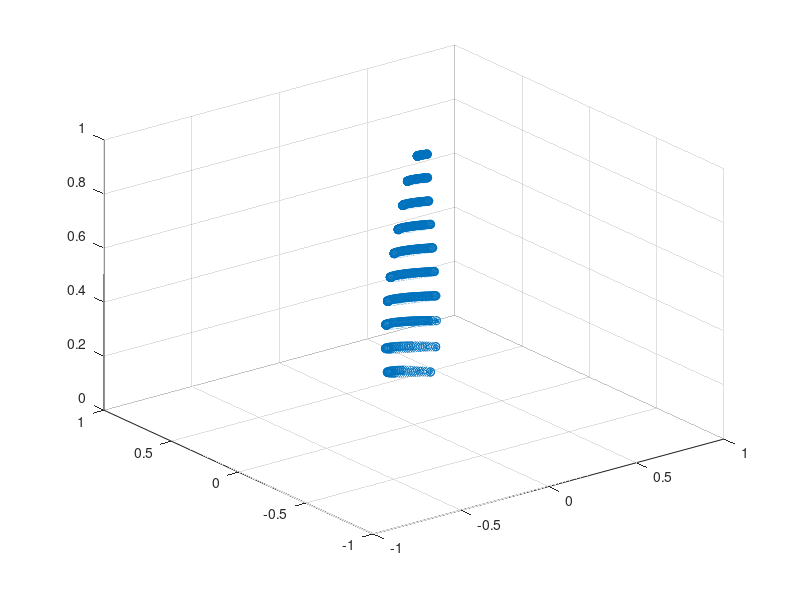

The MATLAB source for this figure:
clc
clear all
close all
%Propeller profile for Graupner CAM Slim 9x6


%bladeOffset=.02; add/subtract to the horizontal or sweep translate portion (line 461)
N = 11;
r = linspace(.1,.99,N);
%Drop down to about line 430 for the propeller generation

%Propeller Parameters
sweepdist=[
0.001480385,	0.095446349;
0.022205774,	0.093053236;
0.040710585,0.090656541;
0.062176166,	0.089073469;
0.084381939,	0.087491591;
0.107327905,	0.085910907;
0.131014064,	0.085140264;
0.149518875,	0.08517011;
0.171724648,	0.085205926;
0.195410807,	0.086052977;
0.218356773,	0.087707682;
0.238341969,	0.090166457;
0.262028127,	0.092631203;
0.29015544,	0.095103111;
0.315321984,	0.095143703;
0.344929682,	0.096000305;
0.367875648,	0.096037315;
0.390821614,	0.095265478;
0.413027387,	0.094492446;
0.442635085,	0.093731354;
0.468541821,	0.092155445;
0.488527017,	0.090569986;
0.510732791,	0.088988108;
0.530717987,	0.086593801;
0.553663953,	0.084204269;
0.576609919,	0.081005891;
0.5980755,	0.078613972;
0.621021466,	0.075415593;
0.646928201,	0.071413143;
0.665433013,	0.069016448;
0.684678016,	0.0658121;
0.701702443,	0.061795324;
0.726128794,	0.058599333;
0.745373797,	0.054586138;
0.768319763,	0.049770065;
0.786824574,	0.046564523;
0.809030348,	0.042556104;
0.829755737,	0.038545297;
0.855662472,	0.032925152;
0.877868246,	0.028916732;
0.903034789,	0.024104241;
0.923760178,	0.020093434;
0.945965951,	0.016085015;
0.962990378,	0.008832849;
0.977054034,	-0.003277174;
0.986676536,	-0.014585513;
0.993338268,	-0.02832517;
0.99703923,	-0.044496143;
0.999259808,	-0.062287198;
1,	-0.075227558;
	]; 
    

heightdist=[ 
0.100061686,	0.063533274;
0.115428599,	0.068364815;
0.132261738,	0.073197533;
0.150561105,	0.078031427;
0.168127358,	0.082864732;
0.185703101,	0.08609164;
0.203283589,	0.088515349;
0.22454388,	0.088532401;
0.244337944,	0.088548276;
0.266331348,	0.088565916;
0.295655887,	0.088589436;
0.344055612,	0.086218647;
0.36679162,	0.084630476;
0.393197941,	0.082242047;
0.41520558,	0.07985009;
0.443815986,	0.076660226;
0.475358846,	0.073472714;
0.320586491,	0.087806229;
0.498832713,	0.071081933;
0.524510665,	0.067889717;
0.553125816,	0.063896654;
0.620629196,	0.054312361;
0.586139647,	0.059907118;
0.649244347,	0.050319298;
0.678587867,	0.047130022;
0.707203018,	0.043136959;
0.731419488,	0.039140368;
0.756369072,	0.035144365;
0.783517996,	0.031150126;
0.804054663,	0.029560192;
0.830470474,	0.025565365;
0.85909037,	0.020769102;
0.882564236,	0.018378321;
0.913378728,	0.014387022;
0.93392014,	0.011993889;
0.956665639,	0.008799321;
0.975745569,	0.005601813;
1,	-0.00482037;
];

thickdist = [
0,	.5;
0.05790388,	0.471107544;
0.115807759,	0.255744996;
0.173711639,	0.184816428;
0.231615518,	0.153640257;
0.289519398,	0.134343434;
0.347423277,	0.12172192;
0.405327157,	0.114454859;
0.463231036,	0.114329268;
0.521134916,	0.111640212;
0.579038796,	0.112186788;
0.636942675,	0.110633067;
0.694846555,	0.110354223;
0.752750434,	0.111281658;
0.810654314,	0.108251996;
0.868558193,	0.107515658;
0.926462073,	0.1075;
1,	0.1075;
	]; 
    
 
chorddist = [
0,	.15;
0.05790388,	0.144296468;
0.115807759,	0.156224667;
0.173711639,	0.186103069;
0.231615518,	0.216328894;
0.289519398,	0.229299363;
0.347423277,	0.234047481;
0.405327157,	0.234742328;
0.463231036,	0.22790967;
0.521134916,	0.218876665;
0.579038796,	0.203358425;
0.636942675,	0.188419224;
0.694846555,	0.17000579;
0.752750434,	0.15089751;
0.810654314,	0.130515345;
0.868558193,	0.110943833;
0.92,	0.096204;
0.93,	0.093041;
0.94,	0.089878;
0.95,	0.086015;
0.96,	0.081552;
0.97,	0.074389;
0.98,	0.065226;
0.99,	0.051063;
.9999,	0.0209;
1.01,	0.0;
	]; 

pitchdist = [
0.15,	34.8;
0.2	,36.5;
0.25	,34.26;
0.3	,29.64;
0.35	,25.62;
0.4	,22.53;
0.45	,20.25;
0.5	,18.37;
0.55	,16.83;
0.6	,15.51;
0.65	,14.38;
0.7	,13.45;
0.75	,12.56;
0.8	,12.09;
0.85	,11.25;
0.9	,10.46;
0.95	,9.68;
1	,8.9
];




airfoilE216=[
1,	0;
0.99692,	0.013557692;
0.98842	,0.053076923;
0.97564,	0.11125;
0.95877	,0.176923077;
0.93743	,0.245384615;
0.91162	,0.317307692;
0.8817	,0.392211538;
0.84805	,0.468076923;
0.81104	,0.543365385;
0.77107	,0.616057692;
0.72855	,0.684615385;
0.6839	,0.747403846;
0.63757	,0.803173077;
0.59004	,0.850673077;
0.54177	,0.88875;
0.49323	,0.916538462;
0.4449	,0.933076923;
0.39722	,0.937884615;
0.35064	,0.930576923;
0.3056	,0.911057692;
0.26249	,0.879230769;
0.22169	,0.835576923;
0.18354	,0.780673077;
0.14836	,0.715288462;
0.11644	,0.640865385;
0.08803	,0.558557692;
0.06333	,0.470288462;
0.04254	,0.377884615;
0.02576	,0.28375;
0.01311	,0.190480769;
0.00461	,0.101730769;
0.00031	,0.022884615;
0.00108	,-0.037019231;
0.00769	,-0.083269231;
0.01979	,-0.124134615;
0.03703	,-0.156730769;
0.05924	,-0.179711538;
0.08628	,-0.192211538;
0.11795	,-0.194230769;
0.15401	,-0.185769231;
0.1942	,-0.1675;
0.23817	,-0.140384615;
0.28554	,-0.105576923;
0.33588	,-0.064903846;
0.38868	,-0.020192308;
0.44341	,0.026538462;
0.49945	,0.072788462;
0.55614	,0.116442308;
0.61279	,0.154903846;
0.66862	,0.18625;
0.72287	,0.208365385;
0.77471	,0.219615385;
0.82331	,0.218942308;
0.86782	,0.205480769;
0.90737	,0.179134615;
0.94105	,0.14;
0.96763	,0.090865385;
0.98608	,0.043173077;
0.99661	,0.010865385;
1,0
];

airfoilE212=[
1,	0;
0.99676,	0.008720379;
0.98759,	0.035260664;
0.97346,	0.076113744;
0.95472,	0.123886256;
0.93124,	0.17478673;
0.90316,	0.229194313;
0.87085,	0.286540284;
0.83474,	0.34549763;
0.79525,	0.40464455;
0.75283,	0.462654028;
0.70796,	0.518009479;
0.66112,	0.569478673;
0.61282,	0.615734597;
0.56355,	0.655450237;
0.51383,	0.687772512;
0.46416,	0.711563981;
0.41502,	0.726066351;
0.36689,	0.730616114;
0.32023,	0.724834123;
0.27548,	0.708341232;
0.23303,	0.681327014;
0.19326,	0.643981043;
0.15651,	0.596682464;
0.12309,	0.540379147;
0.09327,	0.476113744;
0.06729,	0.40521327;
0.04534,	0.329194313;
0.02758,	0.24985782;
0.0141,	0.169668246;
0.00499,	0.091658768;
0.00032,	0.021232227;
0.00122,	-0.037725118;
0.008,	-0.091943128;
0.01984,	-0.14521327;
0.03648	,-0.193838863;
0.0578	,-0.23563981;
0.08363	,-0.269194313;
0.11379	,-0.293554502;
0.14808	,-0.308246445;
0.18621	,-0.312890995;
0.2279	,-0.307867299;
0.2728	,-0.293744076;
0.32051	,-0.271184834;
0.37059	,-0.241516588;
0.42257	,-0.206161137;
0.4759	,-0.166729858;
0.53003	,-0.125118483;
0.58434	,-0.083222749;
0.63819	,-0.042843602;
0.6909	,-0.005971564;
0.74179	,0.025687204;
0.79016	,0.0507109;
0.83528	,0.067582938;
0.87643	,0.075260664;
0.91284	,0.073554502;
0.94382	,0.062464455;
0.96851	,0.043412322;
0.98615	,0.021895735;
0.99657	,0.005781991
1,0];

clarkytop = [
0.0000000, 0.0000000;
 0.0005000, 0.0023390;
 0.0010000 ,0.0037271;
 0.0020000, 0.0058025;
 0.0040000, 0.0089238;
 0.0080000, 0.0137350;
 0.0120000, 0.0178581;
 0.0200000, 0.0253735;
 0.0300000, 0.0330215;
 0.0400000, 0.0391283;
 0.0500000, 0.0442753;
 0.0600000, 0.0487571;
 0.0800000, 0.0564308;
 0.1000000, 0.0629981;
 0.1200000, 0.0686204;
 0.1400000, 0.0734360;
 0.1600000, 0.0775707;
 0.1800000, 0.0810687;
 0.2000000, 0.0839202;
 0.2200000, 0.0861433;
 0.2400000, 0.0878308;
 0.2600000, 0.0890840;
 0.2800000, 0.0900016;
 0.3000000, 0.0906804;
 0.3200000, 0.0911857;
 0.3400000, 0.0915079;
 0.3600000, 0.0916266;
 0.3800000, 0.0915212;
 0.4000000, 0.0911712;
 0.4200000, 0.0905657;
 0.4400000, 0.0897175;
 0.4600000, 0.0886427;
 0.4800000, 0.0873572;
 0.5000000, 0.0858772;
 0.5200000, 0.0842145;
 0.5400000, 0.0823712;
 0.5600000, 0.0803480;
 0.5800000, 0.0781451;
 0.6000000, 0.0757633;
 0.6200000, 0.0732055;
 0.6400000, 0.0704822;
 0.6600000, 0.0676046;
 0.6800000, 0.0645843;
 0.7000000, 0.0614329;
 0.7200000, 0.0581599;
 0.7400000, 0.0547675;
 0.7600000, 0.0512565;
 0.7800000, 0.0476281;
 0.8000000, 0.0438836;
 0.8200000, 0.0400245;
 0.8400000, 0.0360536;
 0.8600000, 0.0319740;
 0.8800000, 0.0277891;
 0.9000000, 0.0235025;
 0.9200000, 0.0191156;
 0.9400000, 0.0146239;
 0.9600000, 0.0100232;
 0.9700000, 0.0076868;
 0.9800000, 0.0053335;
 0.9900000, 0.0029690;
 1.0000000, 0.000 ];
 %0.0000000, 0.0000000;
 clarkybot = [
 0.0005000, -.0046700;
 0.0010000, -.0059418;
 0.0020000, -.0078113;
 0.0040000, -.0105126;
 0.0080000, -.0142862;
 0.0120000, -.0169733;
 0.0200000, -.0202723;
 0.0300000, -.0226056;
 0.0400000, -.0245211;
 0.0500000, -.0260452;
 0.0600000, -.0271277;
 0.0800000, -.0284595;
 0.1000000, -.0293786;
 0.1200000, -.0299633;
 0.1400000, -.0302404;
 0.1600000, -.0302546;
 0.1800000, -.0300490;
 0.2000000, -.0296656;
 0.2200000, -.0291445;
 0.2400000, -.0285181;
 0.2600000, -.0278164;
 0.2800000, -.0270696;
 0.3000000, -.0263079;
 0.3200000, -.0255565;
 0.3400000, -.0248176;
 0.3600000, -.0240870;
 0.3800000, -.0233606;
 0.4000000, -.0226341;
 0.4200000, -.0219042;
 0.4400000, -.0211708;
 0.4600000, -.0204353;
 0.4800000, -.0196986;
 0.5000000, -.0189619;
 0.5200000, -.0182262;
 0.5400000, -.0174914;
 0.5600000, -.0167572;
 0.5800000, -.0160232;
 0.6000000, -.0152893;
 0.6200000, -.0145551;
 0.6400000, -.0138207;
 0.6600000, -.0130862;
 0.6800000, -.0123515;
 0.7000000, -.0116169;
 0.7200000, -.0108823;
 0.7400000, -.0101478;
 0.7600000, -.0094133;
 0.7800000, -.0086788;
 0.8000000, -.0079443;
 0.8200000, -.0072098;
 0.8400000, -.0064753;
 0.8600000, -.0057408;
 0.8800000, -.0050063;
 0.9000000, -.0042718;
 0.9200000, -.0035373;
 0.9400000, -.0028028;
 0.9600000, -.0020683;
 0.9700000, -.0017011;
 0.9800000, -.0013339;
 0.9900000, -.0009666;
 1.0000000, 0];
 clarky = [flipud(clarkytop);clarkybot];
 %clarky = clarky(2:2:end,:); %Delete every other


chord = interp1(chorddist(:,1),chorddist(:,2),r,'spline');
thick = interp1(thickdist(:,1),thickdist(:,2),r,'spline');
pitch = -interp1(pitchdist(:,1),pitchdist(:,2),r,'spline');
sweep = interp1(sweepdist(:,1),sweepdist(:,2),r,'spline');
height = interp1(heightdist(:,1),heightdist(:,2),r,'spline');

%First Blade
prop = [];

for i = 1:N
    
    if r(i)<.3
    foil = airfoilE212;
    else
    foil = clarky;
    foil(:,2) = foil(:,2)/.117; %correct for the thickness
    end
    
     %Scale
     foil = foil*chord(i);
     foil(:,2) = foil(:,2)*thick(i);
    
    %Rotate
    R = [cosd(pitch(i)),-sind(pitch(i));sind(pitch(i)),cosd(pitch(i))];
    foil = (R*foil')';
    
    %Translate
    foil(:,1) = foil(:,1)-sweep(i);
    foil(:,2) = foil(:,2)+height(i);
    
    %Create Z
    Z = ones(length(foil(:,1)),1)*r(i);
    
    %Append Z to airfoil
    foil = [foil,Z];
    
    filename = ['airfoil',num2str(i),'.txt'];
    %csvwrite(filename,foil);
    dlmwrite(filename,foil,' ')
    
    %Append airfoil to prop
    prop = [prop;foil];
    
end

figure()
scatter3(prop(:,1),prop(:,2),prop(:,3))
xlim([-1,1])
ylim([-1,1])

 csvwrite('apc9x4_5points.csv',prop);
dlmwrite('apc9x4_5points.txt',prop,' ')
        



